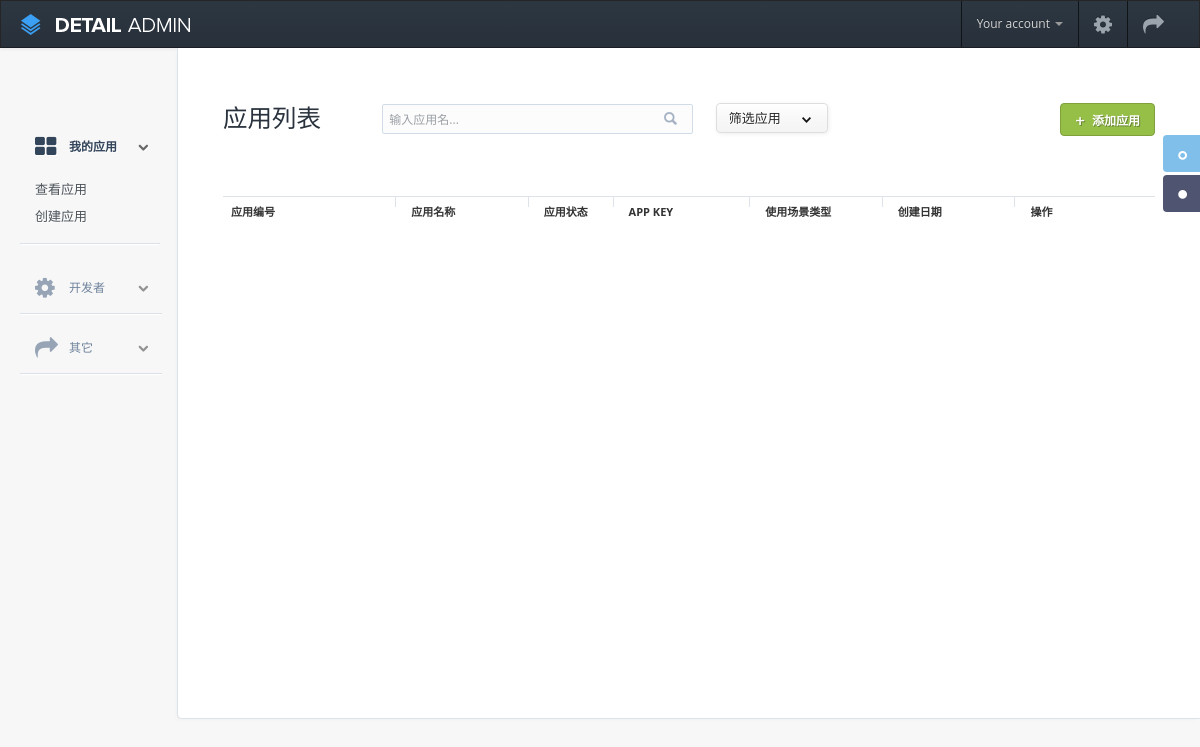
Before: /app/list (signed in) with the older database file.
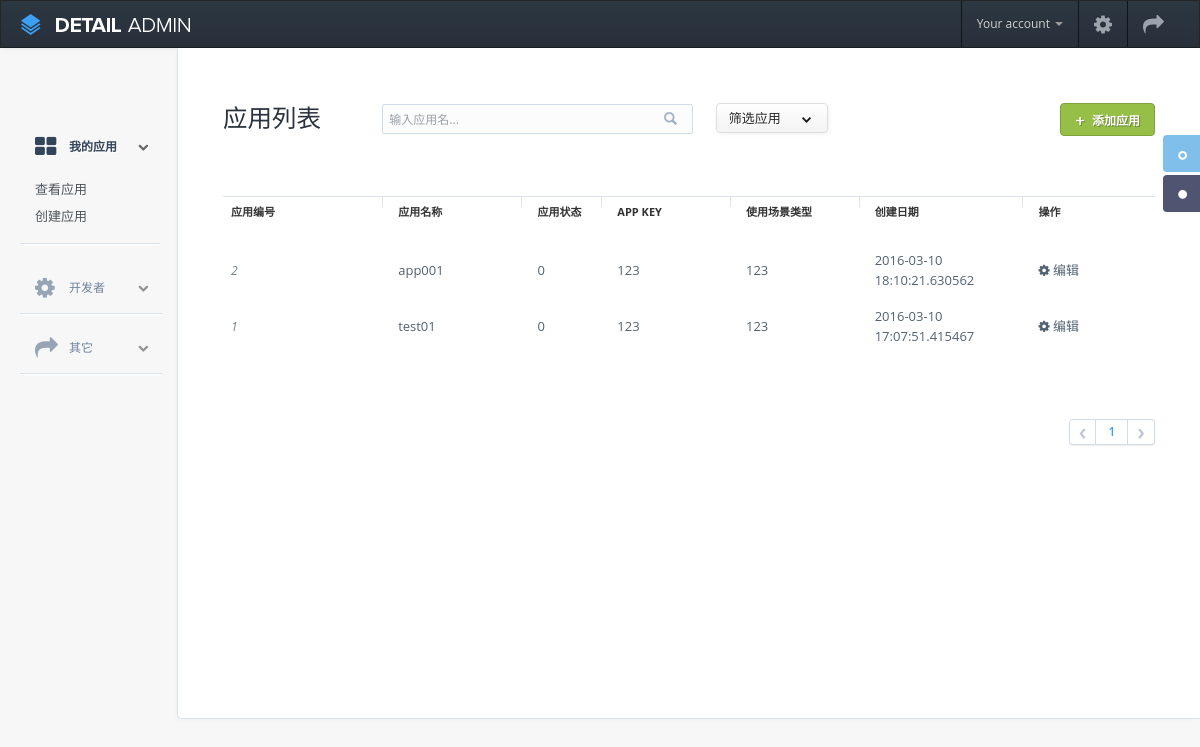
After: the same page with the newer database file.
### app/models.py (models this page shows, shortened)
class App(db.Model):
    __tablename__ = 'tb_app'
    id = db.Column(db.Integer, primary_key=True)
    app_name = db.Column(db.String(20))
    company = db.Column(db.String(20))
    description = db.Column(db.String(200))
    status = db.Column(db.Integer)
    platform = db.Column(db.Integer)
    developer_id = db.Column(db.Integer, db.ForeignKey('tb_developer.id'))
    create_time = db.Column(db.DateTime)

### app/main/views.py (the view)
@main.route('/app/list', methods=['GET'])
def apps():
    if check_user_login():
        return redirect(url_for('main.signin'))
    page = request.args.get('page', 1, type=int)
    pagination = App.query.order_by(App.create_time.desc()).paginate(page,
                            per_page=current_app.config['APP_LIST_PER_PAGE'], error_out=False)
    apps = pagination.items
    return render_template('app-list.html',
                           apps=apps, pagination=pagination, pageNum=pagination.pages)

### app/main/views.py (called while the page is built)
def check_user_login():
    if session.get('username') == None:
        return True
    else:
        return False

### app/templates/app-list.html (shortened to what this page needs)
<!DOCTYPE html>
{% extends "base.html" %}
{% block head %}
    {{ super() }}
{% endblock %}
    {% block navbar %}
        {{ super() }}
    {% endblock %}
    {% block sidebar %}
    <div id="sidebar-nav">
        <ul id="dashboard-menu">
            <li class="active">
                <a class="dropdown-toggle" href="#">
                    <i class="icon-th-large" ></i>
                    <span>我的应用</span>
                    <i class="icon-chevron-down"></i>
                </a>
                <ul class="submenu" style="display: block;">
                    <li><a href="/app/list">查看应用</a></li>
                    <li><a href="/app/create">创建应用</a></li>
                </ul>
            </li>
            <li>
                <a class="dropdown-toggle" href="#">
                    <i class="icon-cog"></i>
                    <span>开发者</span>
                    <i class="icon-chevron-down"></i>
                </a>
            </li>
            <li>
                <a class="dropdown-toggle" href="#">
                    <i class="icon-share-alt"></i>
                    <span>其它</span>
                    <i class="icon-chevron-down"></i>
                </a>
            </li>
        </ul>
    </div>
    {% endblock %}
    {% block container %}
    <div class="content">
        <div class="skins-nav">
            <a href="#" class="skin first_nav selected">
                <span class="icon"></span><span class="text">Default</span>
            </a>
            <a href="#" class="skin second_nav" data-file="/static/css/skins/dark.css">
                <span class="icon"></span><span class="text">Dark skin</span>
            </a>
        </div>
        <div class="container-fluid">
            <div id="pad-wrapper" class="users-list">
                <div class="row-fluid header">
                    <h3>应用列表</h3>
                    <div class="span10 pull-right">
                        <input type="text" class="span5 search" placeholder="输入应用名..." />
                        <div class="ui-dropdown">
                            <div class="head" data-toggle="tooltip" title="Click me!">
                                筛选应用
                                <i class="arrow-down"></i>
                            </div>
                        </div>
                        <a href="/app/create" class="btn-flat success pull-right">
                            <span>&#43;</span>
                            添加应用
                        </a>
                    </div>
                </div>
                <div class="row-fluid table">
                    <table class="table table-hover">
                        <thead>
                            <tr>
                                <th class="span4 sortable">
                                    应用编号
                                </th>
                                <th class="span3 sortable">
                                    应用名称
                                </th>
                                <th class="span2 sortable">
                                    应用状态
                                </th>
                                <th class="span3 sortable">
                                    App Key
                                </th>
                                <th class="span3 sortable">
                                    使用场景类型
                                </th>
                                <th class="span3 sortable">
                                    创建日期
                                </th>
                                <th class="span3 sortable">
                                    操作
                                </th>
                            </tr>
                        </thead>
                        <tbody>
                        {% for app in apps %}
                        <tr class="first">
                            <td>
                                <span class="subtext">{{ app.id }}</span>
                            </td>
                            <td>
                                {{ app.app_name }}
                            </td>
                            <td>
                                {{ app.status }}
                            </td>
                            <td>
                                {{ 123 }}
                            </td>
                            <td>
                                {{ 123 }}
                            </td>
                            <td>
                                {{ app.create_time }}
                            </td>
                            <td>
                                <i class="icon-cog"></i>
                                 编辑
                            </td>
                        </tr>
                        {% endfor %}
                        </tbody>
                    </table>
                </div>
                {% if pageNum > 0 %}
                <div class="pagination pull-right">
                    <ul>
                        <li>
                        {% if not pagination.has_prev %}
                            <a href="#">&#8249;</a>
                        {% else %}
                            <a href="/app/list?page={{ pagination.page-1 }}">&#8249;</a>
                        {% endif %}
                        </li>
                        {% for i in range(pageNum) %}
                        <li><a class="active" href="/app/list?page={{ i+1 }}">{{ i+1 }}</a></li>
                        {% endfor %}
                        <li>
                            {% if not pagination.has_next %}
                            <a href="#">&#8250;</a>
                        {% else %}
                            <a href="/app/list?page={{ pagination.page+1 }}">&#8250;</a>
                        {% endif %}
                        </li>
                    </ul>
                </div>
                {% endif %}
            </div>
        </div>
    </div>
     {% endblock %}

### app/templates/base.html (shortened to what this page needs)
<!DOCTYPE html>
<html>
{% block head %}
<head>
    <link href="/static/css/bootstrap/bootstrap.css" rel="stylesheet" />
    <link href="/static/css/bootstrap/bootstrap-responsive.css" rel="stylesheet" />
    <link href="/static/css/bootstrap/bootstrap-overrides.css" type="text/css" rel="stylesheet" />
    <link rel="stylesheet" type="text/css" href="/static/css/layout.css" />
    <link rel="stylesheet" type="text/css" href="/static/css/elements.css" />
    <link rel="stylesheet" type="text/css" href="/static/css/icons.css" />
    <link rel="stylesheet" href="/static/css/compiled/personal-info.css" type="text/css" media="screen" />
    <link href="/static/css/lib/font-awesome.css" type="text/css" rel="stylesheet" />
    <link rel="stylesheet" href="/static/css/compiled/user-list.css" type="text/css" media="screen" />
    <link href='http://fonts.useso.com/css?family=Open+Sans:300italic,400italic,600italic,700italic,800italic,400,300,600,700,800' rel='stylesheet' type='text/css' />
</head>
{% endblock %}
<body>
    {% block navbar %}
    <div class="navbar navbar-inverse">
        <div class="navbar-inner">
            <a class="brand" href="index.html"><img src="/static/img/logo.png" /></a>
            <ul class="nav pull-right">
                <li class="dropdown">
                    <a href="#" class="dropdown-toggle hidden-phone" data-toggle="dropdown">
                        Your account
                        <b class="caret"></b>
                    </a>
                </li>
                <li class="settings hidden-phone">
                    <a href="/user/info" role="button">
                        <i class="icon-cog"></i>
                    </a>
                </li>
                <li class="settings hidden-phone">
                    <a href="/logout" role="button">
                        <i class="icon-share-alt"></i>
                    </a>
                </li>
            </ul>
        </div>
    </div>
    {% endblock %}
    {% block sidebar %}
    {% endblock %}
    {% block container %}
    {% endblock %}
</body>
</html>

### app/static/css/layout.css (style rules this page uses)
body { font-family: 'Open Sans', sans-serif; background-color: #f7f7f7; position: relative; margin: 0px; font-size: 12px; padding: 0px; }
h1,h2,h3,h4,h5 { margin: 0; line-height: inherit; color: #29323d; }
input.search { background: url("../img/lens.png") #fcfcfc no-repeat 95%; box-shadow: none; height: 19px; font-size: 13px; padding: 2px 6px; border:1px solid #d0dde9; margin: 0; border-radius: 2px; top: 11px; }
.header { margin-bottom: 60px; }
.header h1, .header h2, .header h3, .header h4, .header h5 { float: left; margin-top: 5px; }
.navbar-inverse .settings i { color: #9ba3ad; font-size: 21px; }
#sidebar-nav { position: absolute; width: 180px; float: left; margin: 0em; padding-top: 5.8em; }
#dashboard-menu { list-style: none; padding-right: 15px; padding-left: 15px; margin-bottom: 0; margin-left: 20px; }
#dashboard-menu > li > a { display: block; margin-right: -15px; margin-left: -15px; padding: 19px 14px 15px 14px; margin-bottom: 5px; border-bottom: 1px solid #dae1e8; box-shadow: 0 2px 1px -1px #FFFFFF; color: rgb(110, 130, 155); outline: 0px; width: 88%; }
#dashboard-menu > li { position: relative; }
#dashboard-menu > li i { font-size: 23px; top: 17px; }
#dashboard-menu a span { margin-left: 35px; transition: color .1s linear; -moz-transition: color .1s linear; -webkit-transition: color .1s linear; -o-transition: color .1s linear; }
#dashboard-menu a i { position: absolute; left: 0; height: 24px; width: 24px; opacity: 0.7; transition: opacity .1s ease; -moz-transition: opacity .1s ease; -webkit-transition: opacity .1s ease; -o-transition: opacity .1s ease; }
#dashboard-menu a i.icon-chevron-down { position: relative; float: right; top: 5px; font-size: 11px; color: rgb(104, 104, 104); width: initial; height: initial; }
#dashboard-menu > li.active > a, #dashboard-menu > li > a:hover { color: rgba(51, 69, 90, 1); text-decoration: none; }
#dashboard-menu > li.active a { font-weight: 600; text-shadow: 1px 1px 1px #fff; }
#dashboard-menu > li.active i { opacity: 1; }
#dashboard-menu > li.active .dropdown-toggle { border-bottom: 0px; box-shadow: none; }
#dashboard-menu ul.submenu { list-style-type: none; display: none; margin-top: 7px; margin-bottom: 15px; margin-right: 5px; margin-left: -15px; padding-left: 15px; border-bottom: 1px solid #dae1e8; box-shadow: 0 2px 1px -1px #FFFFFF; padding-bottom: 10px; }
#dashboard-menu ul.submenu a { font-weight: normal; font-size: 13px; color: rgb(76, 83, 90); text-decoration: none; display: block; margin-bottom: 7px; }
#pad-wrapper { padding: 0px 25px; margin-top: 55px; }
.content { min-width: 400px; min-height: 620px; margin-bottom: 100px; padding-bottom: 50px; overflow: hidden; position: relative; background: #fff; margin-left: 177px; border-left: 1px solid #dae3e9; border-bottom: 1px solid #dae3e9; box-shadow: -3px 3px 3px -2px #f1f1f3; border-radius: 0px 0px 0px 5px; }
.content .skins-nav { opacity: 1; -webkit-transition: right .3s; -moz-transition: right .3s; -ms-transition: right .3s; -o-transition: right .3s; transition: right .3s; position: fixed; right: -85px; top: 135px; font-size: 13px; z-index: 9999; }
.content .skins-nav a { display: block; color: #fff; text-decoration: none; padding-left: 10px; height: 37px; -webkit-border-radius: 4px 0 0 4px; -moz-border-radius: 4px 0 0 4px; border-radius: 4px 0 0 4px; margin-bottom: 3px; -webkit-transition: all .5s; -moz-transition: all .5s; -ms-transition: all .5s; -o-transition: all .5s; transition: all .5s; }
.content .skins-nav a.first_nav { background: rgba(95, 175, 228, 0.8); }
.content .skins-nav a.second_nav { background: rgba(36, 43, 77, 0.8); }
.content .skins-nav a .icon { float: left; width: 9px; height: 10px; background: url('../img/skin-nav-bullets.png') 0 0 no-repeat; margin: 15px 15px 0 5px; }
.content .skins-nav a.selected .icon { background-position: 0 -9px; }
.content .skins-nav a .text { padding-right: 12px; white-space: nowrap; display: block; width: 100px; position: relative; top: 9px; -webkit-transition: width .2s; -moz-transition: width .2s; -ms-transition: width .2s; -o-transition: width .2s; transition: width .2s; }

Changed rows visible on the page:
added App: id "2", app_name "app001", status "0", value "123", create_time "2016-03-10 18:10:21.630562"
added App: id "1", app_name "test01", status "0", value "123", create_time "2016-03-10 17:07:51.415467"
Other visible differences:
new list line: "1"
